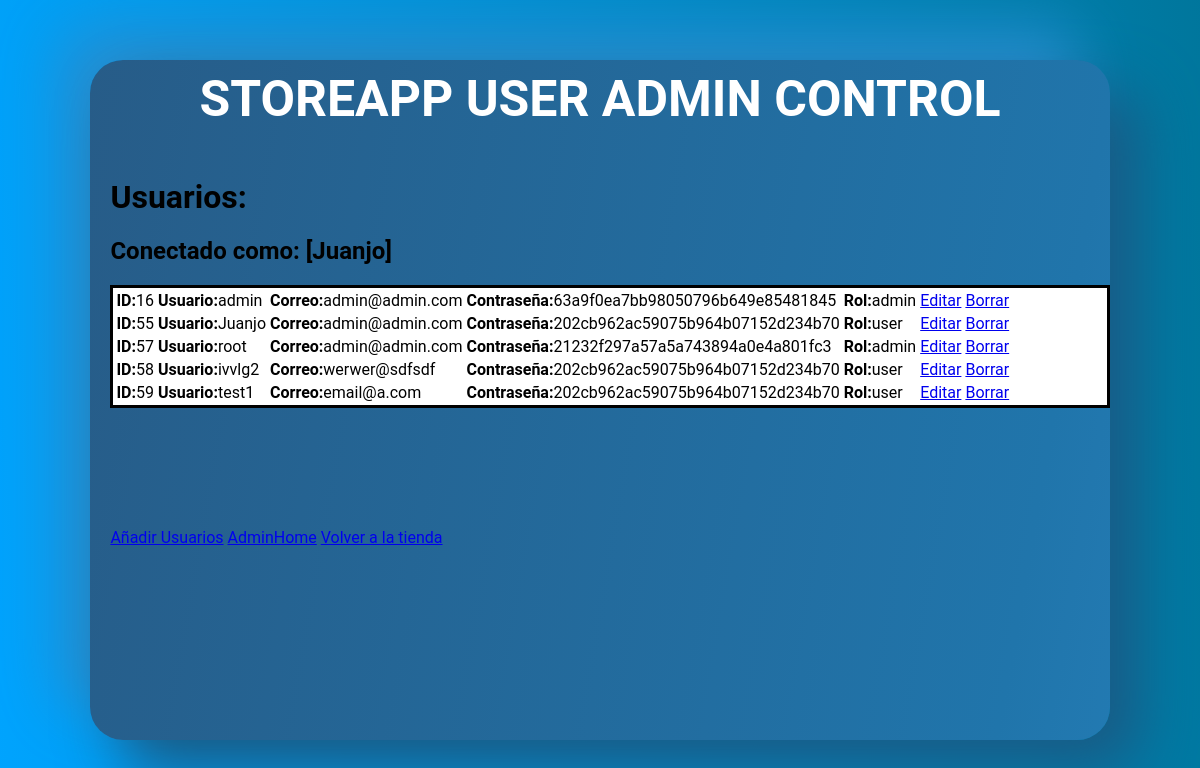
Page /usercontroller/adminusercontrol.php (signed in) on the committed database.
### tables this page shows
CREATE TABLE `users` (
  `id` int(11) NOT NULL,
  `username` varchar(50) NOT NULL,
  `email` varchar(50) NOT NULL,
  `password` varchar(50) NOT NULL,
  `create_datetime` datetime NOT NULL,
  `usertype` varchar(50) NOT NULL DEFAULT 'user',
  `ruta_img` varchar(100) DEFAULT NULL
);

### usercontroller/adminusercontrol.php (the view, shortened to what this page needs)
<!DOCTYPE html>
<html lang="en">
<head>
    <link rel="stylesheet" type="text/css" href="../external/admincontrol.css">
</head>
<body>
    <div class="h">
        <div class="box_profile">
            <p class="title"><b>STOREAPP USER ADMIN CONTROL</b></p>
            <div class="container_boxes">
                <?php
                require_once "../db.php";
                $username = $_SESSION['username'];
                $sql_fetch_todos = "SELECT * FROM users ORDER BY id ASC";
                $query = mysqli_query($con, $sql_fetch_todos);
                ?>
                <!doctype html>
                <html lang="en">
                <head>
                </head>
                <body>
                    <div class="container">
                        <h1 class="title_productos">Usuarios:</h1>
                        <h2 class="title_productos">Conectado como: [<?php echo $username ?>]</h2>
                    </div>
                    <div class="table_info">
                        <table>
                            <?php
                            while ($row = mysqli_fetch_array($query)) { ?>
                                <tr>
                                    <td><b>ID:</b><?php echo $row['id'] ?></td>
                                    <td><b>Usuario:</b><?php echo $row['username'] ?></td>
                                    <td><b>Correo:</b><?php echo $row['email'] ?></td>
                                    <td><b>Contraseña:</b><?php echo $row['password'];?></td>
                                    <td><b>Rol:</b><?php echo $row['usertype'];?></td>
                                    <td class="modify"><a name="edit" id="" class="bfix" href="fix.php?id=<?php echo $row['id'] ?>&message=<?php echo $row['username'] ?>&amount=<?php echo $row['email'] ?> &price=<?php echo $row['password']; ?> &price=<?php echo $row['usertype']; ?>" role="button">
                                            Editar
                                        </a></td>
                                    <td class="delete"><a name="id" id="" class="bdelete" href="delete.php?id=<?php echo $row['id'] ?>" role="button">
                                            Borrar
                                        </a></td>
                                </tr>
                            <?php
                            } ?>
                        </table>
                    </div>
                </body>
                </html>
            </div>
            <div class="container_buttons">
            <a name="" id="" class="Añadir productos" href="addlist.php" role="button">Añadir Usuarios</a>
            <a name="" id="" class="Añadir productos" href="../view/adminhome.php" role="button">AdminHome</a>
            <a name="" id="" class="Volver al menú" href="../view/userview.php" role="button">Volver a la tienda</a>
            </div>
        </div>
    </div>
</body>
</html>

### external/admincontrol.css (style rules this page uses)
html { height:100%; background: linear-gradient(85deg,#00a4ff,#006e8a); background-size: 120% 120%; animation: gradient-animation 8s ease infinite; }
body { position:absolute; top:0; bottom:0; right:0; left:0; margin:0%; font-family: Roboto, "Segoe UI", Tahoma, sans-serif; }
.h { width: 100%; height: 100%; display: flex; justify-content: center; align-content: center; align-items: center; }
.box_profile { background: linear-gradient(280deg,#35a0e7,#2075ab,#275c88); background-size: 180% 180%; animation: gradient-animation 15s ease infinite; height: 85%; box-shadow: 30px 30px 60px #195b85, -30px -30px 60px #278fd1; border-radius: 33px; width: 85%; align-self: center; }
.title { color: white; font-size: 50px; text-align: center; margin-top: 10px; }
.container_buttons { margin-top: 120px; margin-left: 2%; }
.title_productos { margin-left: 2%; }
.table_info { margin-left: 2%; background-color: white; border-style: solid; padding-right: 50px; }

### rows in the picture
users: id "16", username "admin", email "admin@admin.com", password "63a9f0ea7bb98050796b649e85481845", usertype "admin"
users: id "55", username "Juanjo", email "admin@admin.com", password "202cb962ac59075b964b07152d234b70", usertype "user"
users: id "57", username "root", email "admin@admin.com", password "21232f297a57a5a743894a0e4a801fc3", usertype "admin"
users: id "58", username "ivvlg2", email "werwer@sdfsdf", password "202cb962ac59075b964b07152d234b70", usertype "user"
users: id "59", username "test1", email "email@a.com", password "202cb962ac59075b964b07152d234b70", usertype "user"

### other values in the picture
$username "Juanjo"
